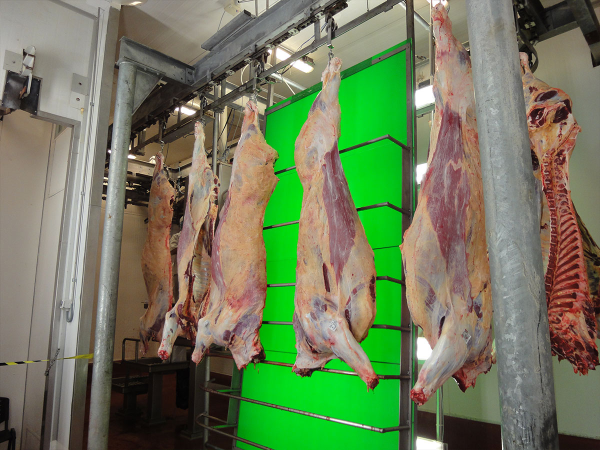
#> input picture images/carcasses.jpg, 1200 x 900 px (shown at 1/2 size)
$ python shape_color.py
#> lines starting #> are read from the running program, lines starting #| are printed output that depends on the picture; after the words box and inside, x2 and y2 are one past the last pixel; in counts of white or black regions, pixels touching at a corner belong together
import cv2
import numpy as np


def detect_objects(image):
    gray = cv2.cvtColor(image, cv2.COLOR_BGR2GRAY)
    blurred = cv2.GaussianBlur(gray, (5, 5), 0)
    edges = cv2.Canny(blurred, 50, 150)

    contours, _ = cv2.findContours(edges, cv2.RETR_EXTERNAL, cv2.CHAIN_APPROX_SIMPLE)

    # Filter contours based on area and aspect ratio
    filtered_contours = [
        cnt for cnt in contours if cv2.contourArea(cnt) > 10000 and is_rectangular(cnt)
    ]

    return filtered_contours


# [28 lines left out: functions is_rectangular, canny_edge_detection, contour, not called in this run]


def draw_bbs(image, boxes):
    image_with_boxes = image.copy()
    for box in boxes:
        x_min, y_min, x_max, y_max = box
        cv2.rectangle(
            image_with_boxes, (x_min, y_min), (x_max, y_max), (0, 255, 0), 2
        )  # Draw a green bounding box

    return image_with_boxes


# [37 lines left out: function non_max_suppression, not called in this run]


def getBoxes(image, contours, min_box_size=1000):
    bounding_boxes = []

    for contour in contours:
        x, y, w, h = cv2.boundingRect(contour)
        box_size = w * h

        if box_size >= min_box_size:
            bounding_boxes.append((x, y, x + w, y + h))

    return bounding_boxes


def morph(mask):
    kernel = np.ones((2, 2), np.uint8)
    return cv2.morphologyEx(mask, cv2.MORPH_OPEN, kernel)


def cca(mask):
    num_labels, labels, stats, centroids = cv2.connectedComponentsWithStats(
        mask, connectivity=8
    )

    # Filter unwanted components based on area (you may adjust the area threshold)
    min_area_threshold = 1000
    filtered_mask = np.zeros_like(mask)

    for label in range(1, num_labels):
        if stats[label, cv2.CC_STAT_AREA] > min_area_threshold:
            filtered_mask[labels == label] = 255

    # Fill in the connected areas
    contours, _ = cv2.findContours(
        filtered_mask, cv2.RETR_EXTERNAL, cv2.CHAIN_APPROX_SIMPLE
    )
    cv2.fillPoly(filtered_mask, contours, color=(255, 255, 255))

    return filtered_mask


def detect_objects_color(img):
    hsv_img = cv2.cvtColor(img, cv2.COLOR_BGR2HSV)
    # Define the lower and upper bboundounds for the HSV values of the beef carcass
    lower_bound = np.array([2, 0, 185])
    upper_bound = np.array([25, 255, 255])
    lower_bound_red = np.array([170, 0, 0])
    upper_bound_red = np.array([180, 255, 255])
    # Create a binary mask using the inRange function
    mask = cv2.inRange(hsv_img, lower_bound, upper_bound)
    mask_red = cv2.inRange(hsv_img, lower_bound_red, upper_bound_red)
    mask_combined = cv2.bitwise_or(mask, mask_red)
    mask = cca(mask_combined)
    # mask = mask_combined
    # Apply the mask to the original img
    result_masked = cv2.bitwise_and(img, img, mask=mask)
    contours, _ = cv2.findContours(mask, cv2.RETR_EXTERNAL, cv2.CHAIN_APPROX_SIMPLE)
    return contours


def get_boxes(img, contours):
    boxes = getBoxes(img, contours, 5000)
    # boxes = non_max_suppression(boxes, 0.0)
    boxes = [box for box in enumerate(boxes) if box[0] / box[1] > 9 / 13]
    return boxes


# [49 lines left out: function calculate_iou, not called in this run]


def find_intersecting_objects(contours_method1, contours_method2, iou_threshold):
    intersecting_objects = []

    for cnt1 in contours_method1:
        for cnt2 in contours_method2:
            iou = calculate_iou(cnt1, cnt2)
            if iou > iou_threshold:
                intersecting_objects.append(cnt1)

    return intersecting_objects


# Load the image
img = cv2.imread("images/carcasses.jpg")
#> img is the input picture: shape (900, 1200, 3); mean B, G, R 90.1, 123.6, 110.6

# Step 1: Detect objects based on size and shape
shape_contours = detect_objects(img)
#> in detect_objects, `gray = cv2.cvtColor(image, cv2.COLOR_BGR2GRAY)`:
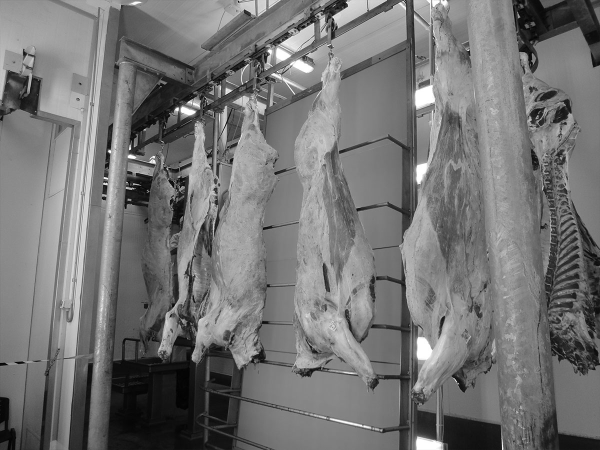
#> gray: shape (900, 1200) (shown at 1/2 size); min 0, max 255, mean 115.9
#> in detect_objects, `edges = cv2.Canny(blurred, 50, 150)`:
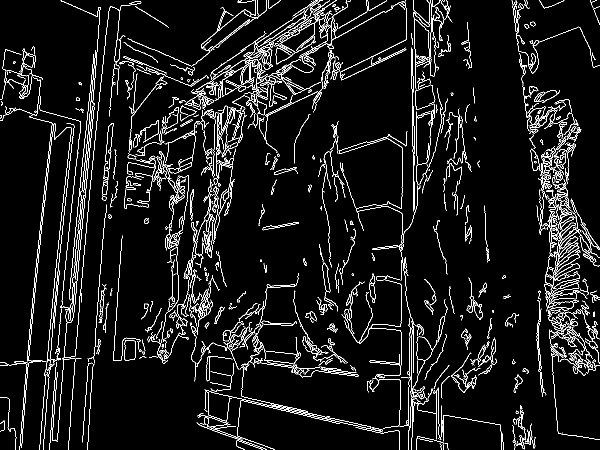
#> edges: shape (900, 1200) (shown at 1/2 size); 6.2% white in thin lines or dots
#> in detect_objects, `contours, _ = cv2.findContours(edges, cv2.RETR_EXTERNAL, cv2.CHAIN_APP..`: contours = 738 contours, 539 with area under 20; largest, box (x1, y1, x2, y2) and area: (421, 92, 546, 194) 1560, (207, 246, 227, 361) 930, (249, 680, 272, 722) 806, (13, 97, 86, 198) 682, (1114, 485, 1159, 530) 436
#> in detect_objects, `filtered_contours = [ cnt for cnt in contours if cv2.contourArea(cnt) ..`: filtered_contours = []
#> shape_contours = []

# Step 2: Filter objects based on color
color_contours = detect_objects_color(img)
#> in detect_objects_color, `hsv_img = cv2.cvtColor(img, cv2.COLOR_BGR2HSV)`: hsv_img: shape (900, 1200, 3); mean H, S, V 38, 86.4, 136.5
#> in detect_objects_color, `mask = cv2.inRange(hsv_img, lower_bound, upper_bound)`: mask: shape (900, 1200); 6.9% white; 2004 white regions (1874 under 20 px), largest, box (x1, y1, x2, y2) and area: (589, 202, 711, 710) 21692, (396, 269, 548, 680) 17896, (798, 376, 866, 638) 5776
#> in detect_objects_color, `mask_red = cv2.inRange(hsv_img, lower_bound_red, upper_bound_red)`:
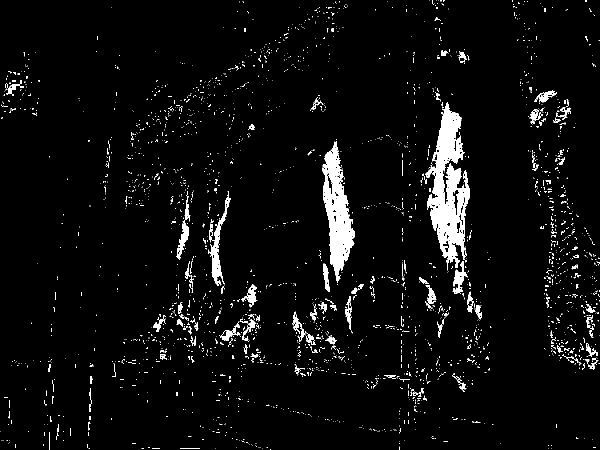
#> mask_red: shape (900, 1200) (shown at 1/2 size); 4.3% white; 2573 white regions (2405 under 20 px), largest, box (x1, y1, x2, y2) and area: (851, 204, 940, 541) 13944, (644, 282, 710, 566) 8656, (416, 382, 462, 572) 1790
#> in detect_objects_color, `mask_combined = cv2.bitwise_or(mask, mask_red)`: mask_combined: shape (900, 1200); 11.2% white; 4096 white regions (3844 under 20 px), largest, box (x1, y1, x2, y2) and area: (584, 202, 715, 710) 32513, (798, 56, 940, 638) 23502, (389, 269, 548, 682) 20916
#> in cca, `num_labels, labels, stats, centroids = cv2.connectedComponentsWithStat..`:
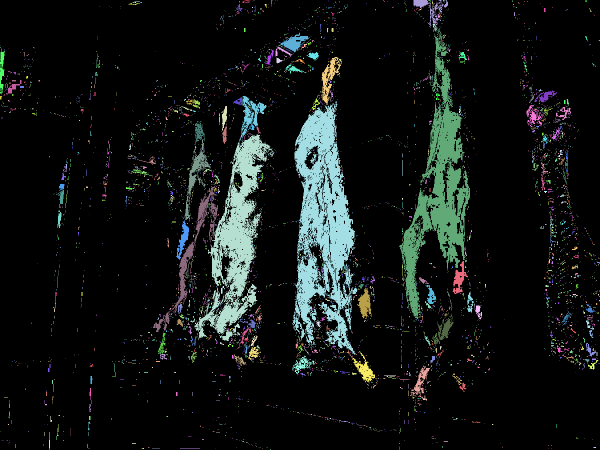
#> labels: shape (900, 1200) int32 (shown at 1/2 size); 4097 distinct labels, from 0 to 4096; one colour per label, 0 black
#> in cca, `num_labels, labels, stats, centroids = cv2.connectedComponentsWithStat..`: num_labels = 4097; centroids = 4097 pairs, first value 0 to 1199, second value 0 to 898
#> after the loop in cca, `for label in range(1, num_labels):`:
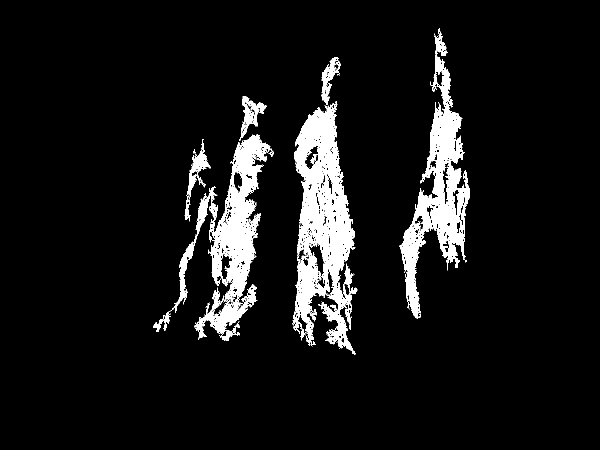
#> filtered_mask: shape (900, 1200) (shown at 1/2 size); 7.9% white; 7 white regions
#> in cca, `contours, _ = cv2.findContours( filtered_mask, cv2.RETR_EXTERNAL, cv2...`: contours = 7 contours; box (x1, y1, x2, y2) and area: (584, 202, 715, 710) 37042, (798, 56, 940, 638) 25614, (389, 269, 548, 682) 22758, (306, 372, 436, 664) 3070, (478, 192, 533, 282) 1630, (369, 278, 421, 443) 1452, (643, 114, 682, 210) 1375
#> in cca, `cv2.fillPoly(filtered_mask, contours, color=(255, 255, 255))`:
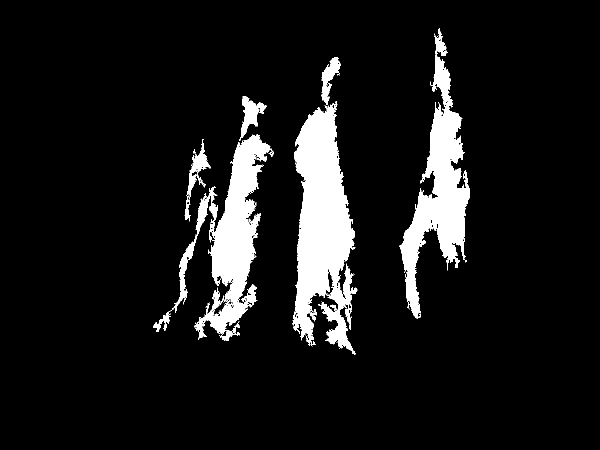
#> filtered_mask: shape (900, 1200) (shown at 1/2 size); 9.2% white; 7 white regions
#> in detect_objects_color, `result_masked = cv2.bitwise_and(img, img, mask=mask)`:
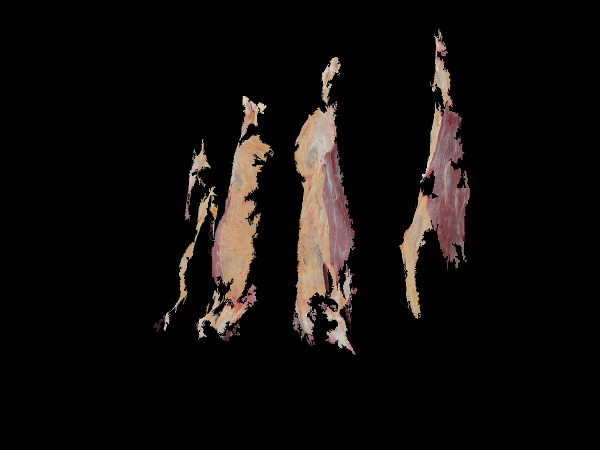
#> result_masked: shape (900, 1200, 3) (shown at 1/2 size); mean B, G, R 11.3, 12.9, 16.1
#> color_contours has the same summary as contours in cca

# Step 3: Find intersecting objects
intersecting_objects = find_intersecting_objects(
    color_contours, shape_contours, iou_threshold=0.5
)
#> the loop in find_intersecting_objects, `for cnt1 in contours_method1:` made 7 passes
#> after the loop in find_intersecting_objects, `for cnt1 in contours_method1:`: intersecting_objects = []
#> intersecting_objects = []

# Visualize the results
result_img = img.copy()

# Draw contours from the first method in green
# cv2.drawContours(result_img, shape_contours, -1, (0, 255, 0), 2)

# Draw contours from the second method in red
# cv2.drawContours(result_img, color_contours, -1, (0, 0, 255), 2)

# Draw intersecting contours in blue
boxes = get_boxes(img, intersecting_objects)
#> boxes = []
result = draw_bbs(img, boxes)
# Display the results
cv2.imshow("Result", result)
cv2.waitKey(0)
cv2.destroyAllWindows()

$ run again, with images/VBS-2000-03-eplusv-produktbilder-rind.jpg copied over images/carcasses.jpg
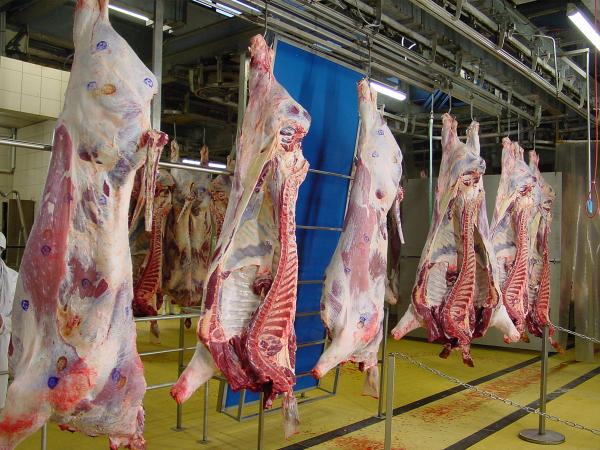
#> input picture images/VBS-2000-03-eplusv-produktbilder-rind.jpg, 1200 x 900 px (shown at 1/2 size)
#> img is the input picture: shape (900, 1200, 3); mean B, G, R 87.2, 103.2, 120.5
#> in detect_objects, `edges = cv2.Canny(blurred, 50, 150)`:
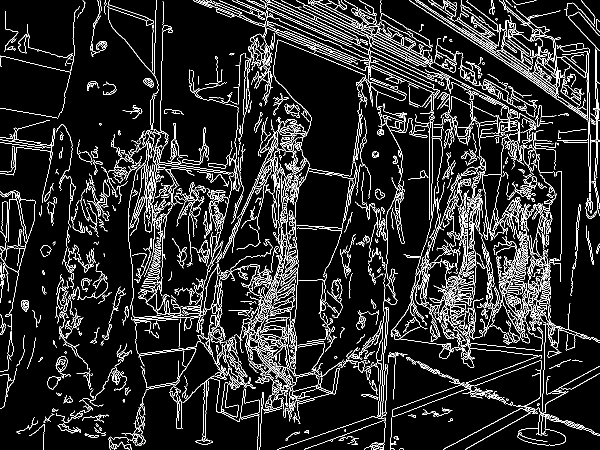
#> edges: shape (900, 1200) (shown at 1/2 size); 10.1% white in thin lines or dots
#> in detect_objects, `contours, _ = cv2.findContours(edges, cv2.RETR_EXTERNAL, cv2.CHAIN_APP..`: contours = 1356 contours, 1001 with area under 20; largest, box (x1, y1, x2, y2) and area: (933, 201, 1017, 466) 5782, (533, 7, 740, 110) 2317, (499, 576, 679, 825) 1573, (853, 458, 949, 689) 1309, (741, 111, 869, 177) 1182
#> filtered_contours = []
#> hsv_img: shape (900, 1200, 3); mean H, S, V 46.7, 100.1, 127.1
#> mask: shape (900, 1200); 11.6% white; 2683 white regions (2428 under 20 px), largest, box (x1, y1, x2, y2) and area: (130, 309, 292, 816) 19236, (411, 199, 619, 604) 13428, (631, 536, 771, 754) 9880
#> mask_red: shape (900, 1200); 9.3% white; 4311 white regions (3874 under 20 px), largest, box (x1, y1, x2, y2) and area: (43, 250, 148, 569) 11786, (680, 311, 776, 629) 10618, (402, 608, 573, 818) 9494
#> mask_combined: shape (900, 1200); 20.8% white; 4732 white regions (4447 under 20 px), largest, box (x1, y1, x2, y2) and area: (43, 250, 304, 869) 51908, (395, 181, 619, 818) 44435, (824, 273, 1101, 687) 36721
#> labels: shape (900, 1200) int32; 4733 distinct labels, from 0 to 4732
#> num_labels = 4733; centroids = 4733 pairs, first value 0 to 1199, second value 0 to 899
#> in cca, `contours, _ = cv2.findContours( filtered_mask, cv2.RETR_EXTERNAL, cv2...`: contours = 11 contours; largest, box (x1, y1, x2, y2) and area: (395, 181, 619, 818) 72423, (43, 250, 304, 869) 59085, (824, 273, 1101, 687) 50348, (631, 157, 809, 754) 42275, (203, 64, 316, 283) 7209
#> in detect_objects_color, `result_masked = cv2.bitwise_and(img, img, mask=mask)`:
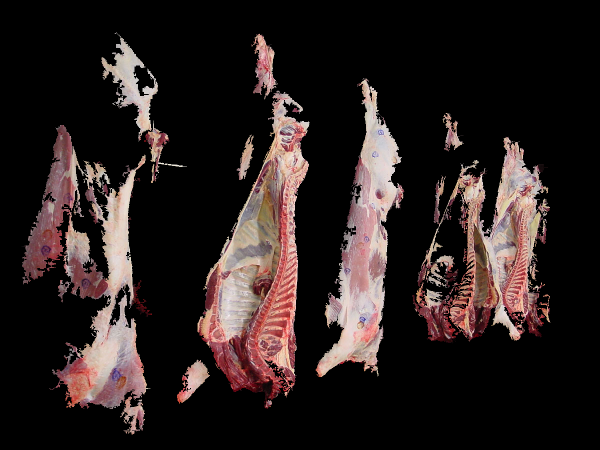
#> result_masked: shape (900, 1200, 3) (shown at 1/2 size); mean B, G, R 31.3, 32.4, 42
#> color_contours has the same summary as contours in cca
#> the loop in find_intersecting_objects, `for cnt1 in contours_method1:` made 11 passes
#> after the loop in find_intersecting_objects, `for cnt1 in contours_method1:`: intersecting_objects = []
